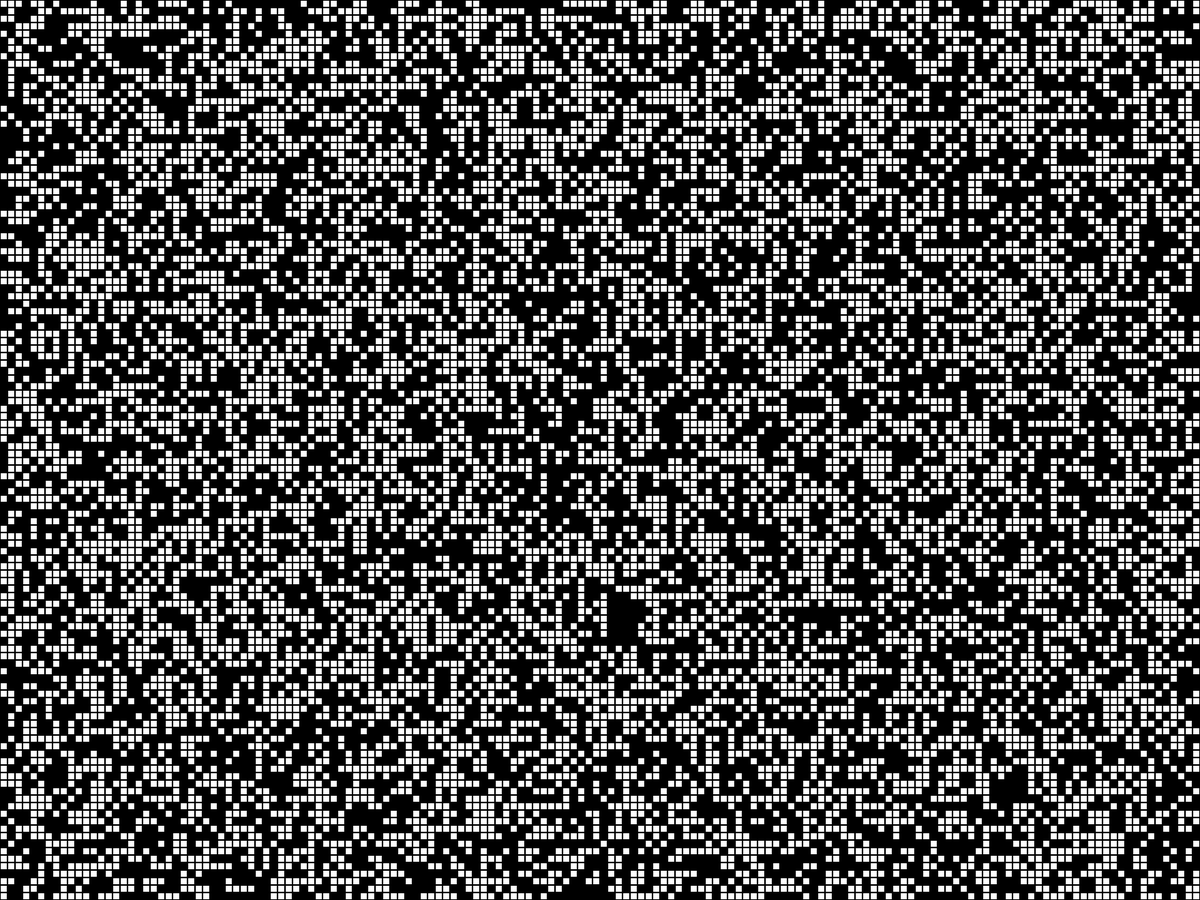
Frame 1 (no input)
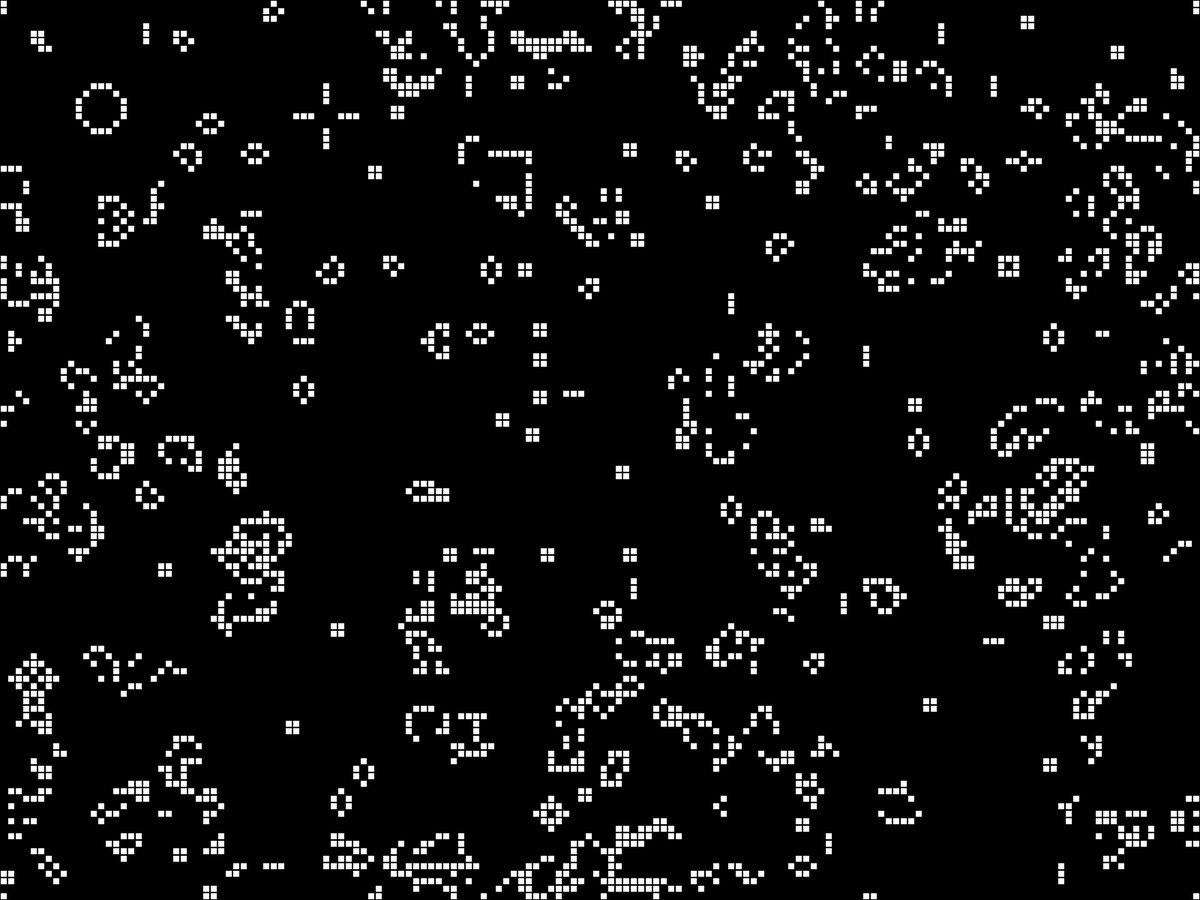
Frame 60 (the mouse pressed at the canvas centre just before this capture)
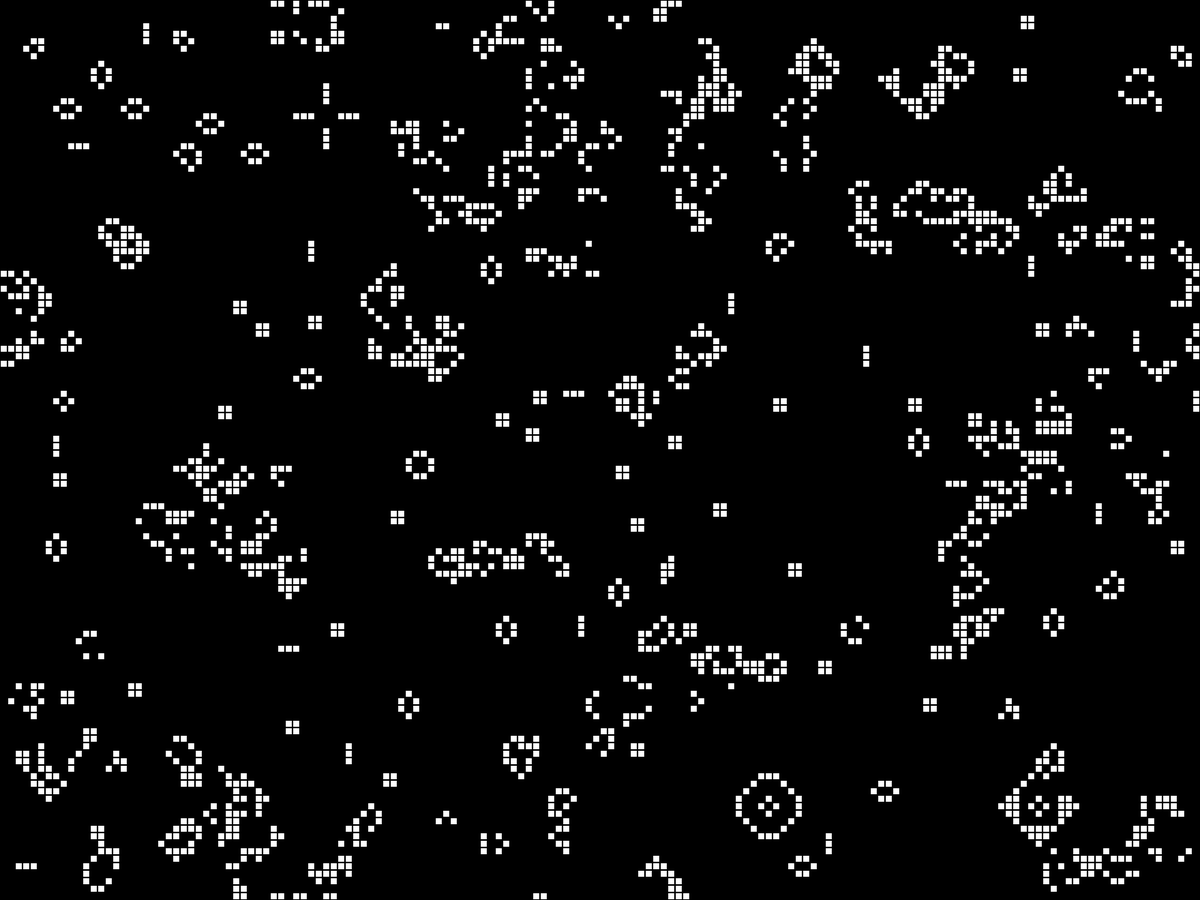
Frame 120 (the mouse held since frame 60 and released just before this capture)

The Processing sketch that drew these frames (run headless with seeded random() and noise(); from frame 60 on, the mouse is pressed at the canvas centre):

// Processing sketch: JuegoDeLaVida
// ── JuegoDeLaVida.pde
// Daniel Shiffman
// http://codingtra.in
// http://patreon.com/codingtrain

// Game of Life
// Video: https://youtu.be/FWSR_7kZuYg

// Originally written using p5.js

int[][] grid;
int cols;
int rows;
int resolution = 10;

void setup() {
  //size(600, 400);
  fullScreen();
  cols = width / resolution;
  rows = height / resolution;

  grid = new int[cols][rows];
  for (int i = 0; i < cols; i++) {
    for (int j = 0; j < rows; j++) {
      grid[i][j] = floor(random(2));
    }
  }
}

void draw() {
  background(0);

  for (int i = 0; i < cols; i++) {
    for (int j = 0; j < rows; j++) {
      int x = i * resolution;
      int y = j * resolution;
      if (grid[i][j] == 1) {
        fill(255);
        stroke(0);
        rect(x, y, resolution - 1, resolution - 1);
      }
    }
  }

  int[][] next = new int[cols][rows];

  // Compute next based on grid
  for (int i = 0; i < cols; i++) {
    for (int j = 0; j < rows; j++) {
      int state = grid[i][j];
      // Count live neighbors!
      int sum = 0;
      int neighbors = countNeighbors(grid, i, j);

      if (state == 0 && neighbors == 3) {
        next[i][j] = 1;
      } else if (state == 1 && (neighbors < 2 || neighbors > 3)) {
        next[i][j] = 0;
      } else {
        next[i][j] = state;
      }

    }
  }

  grid = next;



}


int countNeighbors(int [][]grid, int x, int y) {
  int sum = 0;
  for (int i = -1; i < 2; i++) {
    for (int j = -1; j < 2; j++) {
      int col = (x + i + cols) % cols;
      int row = (y + j + rows) % rows;
      sum += grid[col][row];
    }
  }
  sum -= grid[x][y];
  return sum;
}
